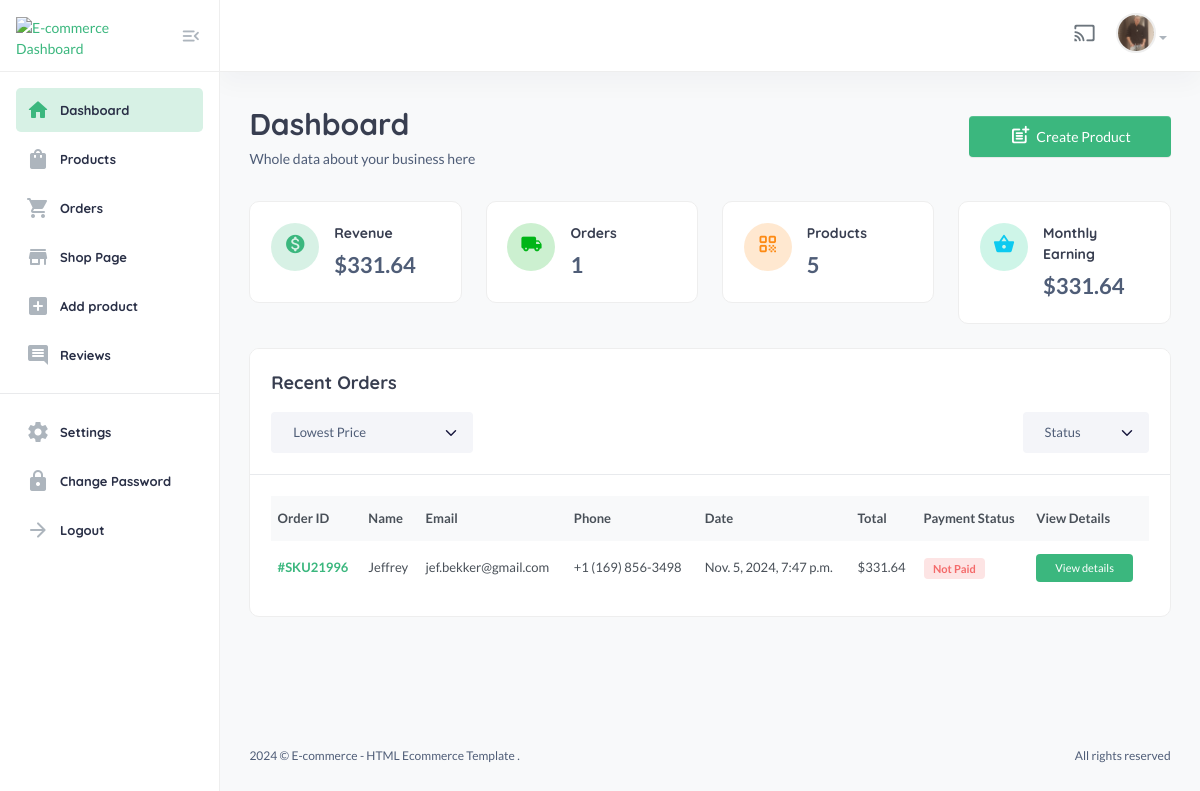
/useradmin/dashboard/ (signed in), run on an earlier commit of the app's database.
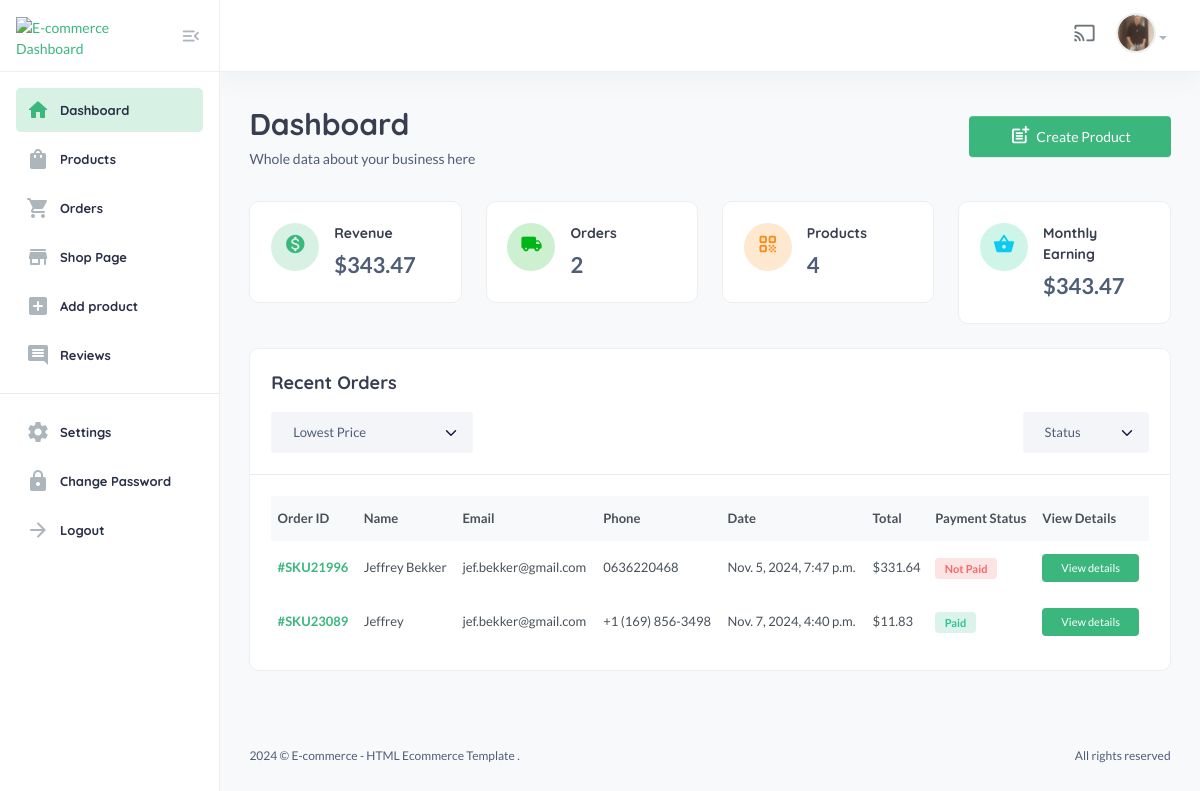
And on a later commit of the database.
### core/models.py (models this page shows)
class CartOrder(models.Model):
    user = models.ForeignKey(User, on_delete=models.CASCADE)
    full_name = models.CharField(max_length=100, null=True, blank=True)
    email = models.CharField(max_length=100, null=True, blank=True)
    phone = models.CharField(max_length=100, null=True, blank=True)
    address = models.CharField(max_length=100, null=True, blank=True)
    city = models.CharField(max_length=100, null=True, blank=True)
    state = models.CharField(max_length=100, null=True, blank=True)
    country = models.CharField(max_length=100, null=True, blank=True)
    price = models.DecimalField(max_digits=12, decimal_places=2, default="0.00")
    saved = models.DecimalField(max_digits=12, decimal_places=2, default="0.00")
    coupons = models.ManyToManyField("core.Coupon", blank=True)
    shipping_method = models.CharField(max_length=100, null=True, blank=True)
    tracking_id = models.CharField(max_length=100, null=True, blank=True)
    tracking_website_address = models.CharField(max_length=100, null=True, blank=True)
    paid_status = models.BooleanField(default=False)
    order_date = models.DateTimeField(auto_now_add=True)
    product_status = models.CharField(choices=STATUS_CHOICE, max_length=30, default="processing", null=True, blank=True)
    sku = ShortUUIDField(null=True, blank=True, length=5, prefix="SKU", max_length=20, alphabet="1234567890")
    oid = ShortUUIDField(null=True, blank=True, length=5, max_length=20, alphabet="1234567890")
    stripe_payment_intent = models.CharField(max_length=1000, null=True, blank=True)
    class Meta:
        verbose_name_plural = "Cart Order"

### useradmin/decorators.py (the view)
    def wrapper(request, *args, **kwargs):
        if request.user.is_superuser != True:
            messages.warning(request, "You are not authorized to access this page.")
            return redirect("/user/sign-in/")
        return view_func(request, *args, **kwargs)

### core/context_processor.py (called while the page is built)
def default(request):
    categories = Category.objects.all()
    vendors = Vendor.objects.all()
    min_max_price = Product.objects.aggregate(Min("price"), Max("price")) # Get the lowest and highest value from the models (price from product)
    try:
        wishlist = Wishlist.objects.filter(user=request.user)
    except:
        messages.warning(request, "You need to login before accessing your wishlist.")
        wishlist = 0
    try:
        address = Address.objects.get(user=request.user)
    except:
        address = None
    return {
        "categories": categories,
        "wishlist": wishlist,
        "address": address,
        "vendors": vendors,
        "min_max_price": min_max_price,
    }

### templates/useradmin/dashboard.html (shortened to what the changed rows need)
{% extends 'useradmin/base.html' %}
{% load static %}
{% block content %}
<section class="content-main">
    <div class="content-header">
        <div>
            <h2 class="content-title card-title">Dashboard</h2>
        </div>
    </div>
    <div class="row">
        <div class="col-lg-3">
            <div class="card card-body mb-4">
                <article class="icontext">
                    <div class="text">
                        <h6 class="mb-1 card-title">Revenue</h6>
                        <span>${{ revenue.price|floatformat:2 }}</span>
                    </div>
                </article>
            </div>
        </div>
        <div class="col-lg-3">
            <div class="card card-body mb-4">
                <article class="icontext">
                    <div class="text">
                        <h6 class="mb-1 card-title">Orders</h6>
                        <span>{{ total_orders_count.count }}</span>
                    </div>
                </article>
            </div>
        </div>
        <div class="col-lg-3">
            <div class="card card-body mb-4">
                <article class="icontext">
                    <div class="text">
                        <h6 class="mb-1 card-title">Products</h6>
                        <span>{{ all_products.count }}</span>
                    </div>
                </article>
            </div>
        </div>
        <div class="col-lg-3">
            <div class="card card-body mb-4">
                <article class="icontext">
                    <div class="text">
                        <h6 class="mb-1 card-title">Monthly Earning</h6>
                        <span>${{ monthly_revenue.price|floatformat:2  }}</span>
                    </div>
                </article>
            </div>
        </div>
    </div>
    <div class="card mb-4">
        <div class="card-body">
            <div class="table-responsive">
                <div class="table-responsive">
                    <table class="table align-middle table-nowrap mb-0">
                        <thead class="table-light">
                            <tr>
                                <th class="align-middle" scope="col">Order ID</th>
                                <th class="align-middle" scope="col">Name</th>
                                <th class="align-middle" scope="col">Email</th>
                                <th class="align-middle" scope="col">Phone</th>
                                <th class="align-middle" scope="col">Date</th>
                                <th class="align-middle" scope="col">Total</th>
                                <th class="align-middle" scope="col">Payment Status</th>
                                <th class="align-middle" scope="col">View Details</th>
                            </tr>
                        </thead>
                        <tbody>
                            {% for l in latest_orders %}
                            <tr>
                                <td><a href="#" class="fw-bold">#{{ l.sku }}</a></td>
                                <td>{{ l.full_name }}</td>
                                <td>{{ l.email }}</td>
                                <td>{{ l.phone }}</td>
                                <td>{{ l.order_date }}</td>
                                <td>${{ l.price }}</td>
                                <td>
                                    {% if l.paid_status == True %}
                                    <span class="badge badge-pill badge-soft-success">Paid</span>
                                    {% else %}
                                    <span class="badge badge-pill badge-soft-danger">Not Paid</span>
                                    {% endif %}
                                </td>
                                <td>
                                    <a href="#" class="btn btn-xs"> View details</a>
                                </td>
                            </tr>
                            {% endfor %}
                        </tbody>
                    </table>
                </div>
            </div>
        </div>
    </div>
</section>
{% endblock content %}

What changed in the data, as far as the page shows it:
changed CartOrder "SKU21996": full_name "Jeffrey" → "Jeffrey Bekker"; phone "+1 (169) 856-3498" → "0636220468"
added CartOrder: sku "SKU23089", full_name "Jeffrey", email "jef.bekker@gmail.com", phone "+1 (169) 856-3498", order_date "Nov. 7, 2024, 4:40 p.m.", price "11.83", paid_status "Paid"
Also different on the page:
{{ revenue.price|floatformat:2 }}: "331.64" → "343.47"
{{ total_orders_count.count }}: "1" → "2"
{{ all_products.count }}: "5" → "4"
{{ monthly_revenue.price|floatformat:2 }}: "331.64" → "343.47"
